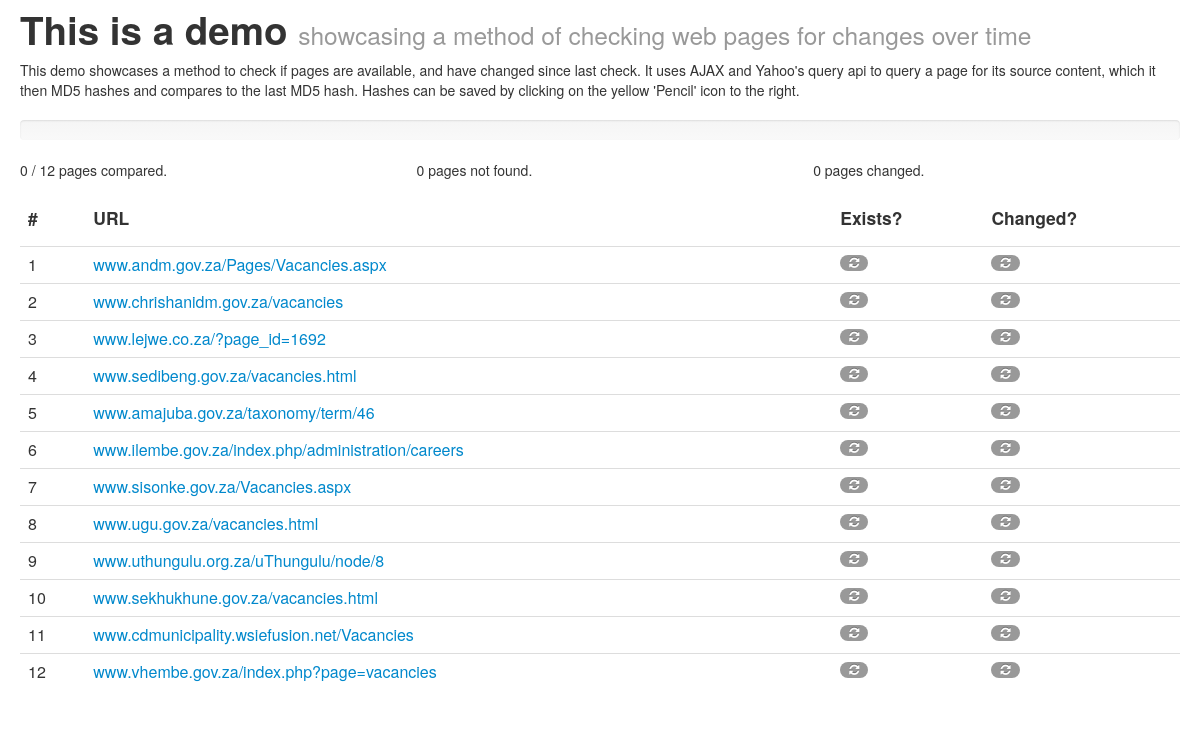
The page / on the database its author committed.
### tables this page shows
CREATE TABLE IF NOT EXISTS `links` (
  `id` int(11) NOT NULL AUTO_INCREMENT,
  `url` varchar(65000) NOT NULL,
  `md5hash` varchar(255) NOT NULL,
  PRIMARY KEY (`id`)
);

### lib/sql.php (called while the page is built, shortened)
<?php
function getLinks($outputType = "json", $outputSource = "return", $filter = "") {
	$result = mysql_query('SELECT * FROM pagechangedemo.links '.$filter);
	$resultArr = array();
	while ($row = mysql_fetch_assoc($result)) {
		$resultArr[] = $row;
	}
	switch($outputType) {
		case "json":
			$resultArr = json_encode($resultArr);
			break;
	}
	switch($outputSource) {
		case "return":
			return $resultArr;
			break;
	}
	return null;
}
?>

### index.php (the view, shortened to what this page needs)
<?php
include "lib/sql.php";
?>
<html>
<head>
	<link rel="stylesheet" type="text/css" href="css/bootstrap/css/bootstrap.min.css">
	<link rel="stylesheet" type="text/css" href="css/bootstrap/css/bootstrap-responsive.min.css">
	<link rel="stylesheet" type="text/css" href="css/font-awesome/css/font-awesome.min.css">
	<link rel="stylesheet" type="text/css" href="css/app.css">
</head>
<body>
	<div class="container-fluid linkComparisonTool">
		<div class="row-fluid explanation">
			<h1>This is a demo <small>showcasing a method of checking web pages for changes over time</small></h1>
			<span>
				This demo showcases a method to check if pages are available, and have changed since last check. It
				uses AJAX and Yahoo's query api to query a page for its source content, which it then MD5 hashes
				and compares to the last MD5 hash. Hashes can be saved by clicking on the yellow 'Pencil' icon
				to the right.
			</span>
		</div>
		<div class="row-fluid">
			<div class="span12">
				<div class="comparison-progress-bar-full progress progress-striped active">
				</div>
			</div>
		</div>
		<div class="row-fluid">
			<div class="span4">
				<span class="fillin-amount-pages-compared">0</span> / <span class="fillin-total-pages-to-compare">0</span> pages compared.
			</div>
			<div class="span4">
				<span class="fillin-amount-pages-dne">0</span> pages not found.
			</div>
			<div class="span4">
				<span class="fillin-amount-pages-changed">0</span> pages changed.
			</div>
		</div>
		<div class="row-fluid">
			<div class="span12">
				<table class="table urlTable">
					<thead>
						<tr>
							<td><h4>#</h4></td>
							<td><h4>URL</h4></td>
							<td><h4>Exists?</h4></td>
							<td><h4>Changed?</h4></td>
						</tr>
					</thead>
					<tbody>
						<?php
						$links = json_decode(getLinks("json", "return"));
						foreach($links as $index=>$link) {
							echo "<tr data-id='".$link->id."' data-url='".$link->url."' data-md5hash='".$link->md5hash."'>";
							echo "<td>".($index+1)."</td>";
							echo "<td><a href='".("http://".$link->url)."'>".$link->url."</a></td>";
							echo "<td class='url-status'><span class='badge'><i class='icon-refresh'></i></span></td>";
							echo "<td class='url-md5compare'><span class='badge'><i class='icon-refresh'></i></span></td>";
							echo "</tr>";
						}
						?>
					</tbody>
				</table>
			</div>
		</div>
	</div>
</body>
</html>

### css/app.css (style rules this page uses)
.explanation { padding-bottom: 20px; }

### rows shown on the page
links: url "www.andm.gov.za/Pages/Vacancies.aspx"
links: url "www.chrishanidm.gov.za/vacancies"
links: url "www.lejwe.co.za/?page_id=1692"
links: url "www.sedibeng.gov.za/vacancies.html"
links: url "www.amajuba.gov.za/taxonomy/term/46"
links: url "www.ilembe.gov.za/index.php/administration/careers"
links: url "www.sisonke.gov.za/Vacancies.aspx"
links: url "www.ugu.gov.za/vacancies.html"
links: url "www.uthungulu.org.za/uThungulu/node/8"
links: url "www.sekhukhune.gov.za/vacancies.html"
links: url "www.cdmunicipality.wsiefusion.net/Vacancies"
links: url "www.vhembe.gov.za/index.php?page=vacancies"
